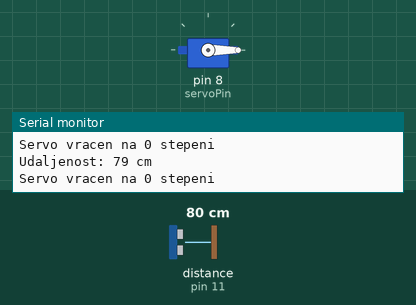
The sketch below on a simulated Arduino Uno, built with avr-gcc and run on an emulated ATmega328P. On the bench: servo, the last lines printed to the serial monitor. Wiring (inferred from the names in the program): ultrasonic range finder: trigger pin 12; echo pin 11. The inputs (shaded band) are chosen by the test bench; at power-on: distance to the obstacle (sensor on pin 11) 80 cm. The echo pulse lasts 58.3 µs per cm.

Above: at 1.2 s.
1.3 s: distance to the obstacle (sensor on pin 11) set to 7 cm
2.8 s: distance to the obstacle (sensor on pin 11) set to 4 cm
At 3.7 s:
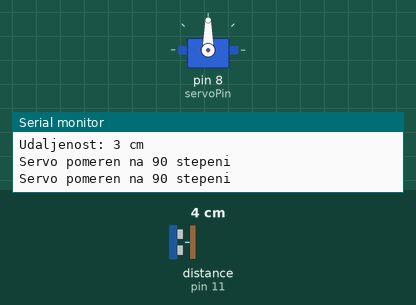
4.3 s: distance to the obstacle (sensor on pin 11) set to 9 cm
At 6.0 s:
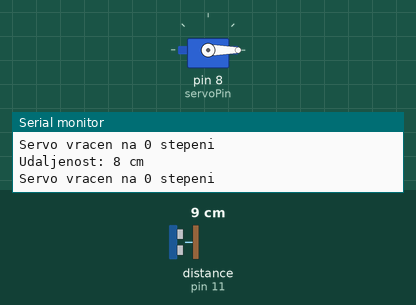
7.1 s: distance to the obstacle (sensor on pin 11) set to 2 cm
At 7.8 s:
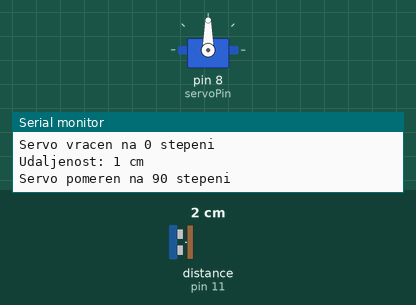
Timing chart, 0 to 9.6 s (numbered marks = the images above; inputs shaded):
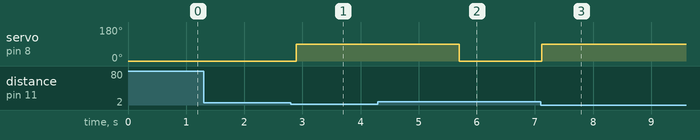

Measured:
- the behaviour switches between 6 and 5 cm on distance to the obstacle (sensor on pin 11) (found by bisection; images 0 and 1)
- after the input at 2.8 s, servo on pin 8 (servoPin): 0° → 90° after 0.10 s
- after the input at 4.3 s, servo on pin 8 (servoPin): 90° → 0° after 1.4 s
- after the input at 7.1 s, servo on pin 8 (servoPin): 0° → 90° at once

The sketch:

trash_cam_with_senzor.ino
```cpp
#include <Servo.h>

const int trigPin = 12;  // Trig pin za HC-SR04
const int echoPin = 11;  // Echo pin za HC-SR04
const int servoPin = 8;  // Pin za servo motor

Servo myServo;  // Kreiraj objekat za servo

void setup() {
  // Inicijalizuj pinove
  pinMode(trigPin, OUTPUT);
  pinMode(echoPin, INPUT);

  // Inicijalizuj servo motor
  myServo.attach(servoPin);

  // Početno podešavanje servo pozicije (ako je potrebno)
  myServo.write(0);  // Na početku servo je na 0 stepeni

  Serial.begin(9600);  // Počni serijsku komunikaciju za debagovanje
}

void loop() {
  // Izmeri udaljenost pomoću ultrazvučnog senzora
  long duration, distance;

  digitalWrite(trigPin, LOW);  // Obezbedi da trig pin bude LOW
  delayMicroseconds(2);

  digitalWrite(trigPin, HIGH);  // Pošaljemo signal
  delayMicroseconds(10);       // Traje 10 mikrosekundi
  digitalWrite(trigPin, LOW);   // Zaustavimo signal

  // Merenje trajanja odjeka
  duration = pulseIn(echoPin, HIGH);

  // Izračunaj udaljenost u centimetrima (brzina zvuka je 34300 cm/s)
  distance = duration * 0.0344 / 2;  // Podeljeno sa 2 da bi se dobila prava udaljenost

  // Prikazivanje vrednosti udaljenosti u serijskom monitoru
  Serial.print("Udaljenost: ");
  Serial.print(distance);
  Serial.println(" cm");

  // Pokreni while petlju dok je udaljenost manja od 5 cm
  while (distance < 5) {
    // Ako je udaljenost manja od 5 cm, pomeraj servo za 90 stepeni
    myServo.write(90);  // Pomeraj servo na 90 stepeni
    Serial.println("Servo pomeren na 90 stepeni");

    // Ponovo izmeri udaljenost unutar petlje
    digitalWrite(trigPin, LOW);
    delayMicroseconds(2);
    digitalWrite(trigPin, HIGH);
    delayMicroseconds(10);
    digitalWrite(trigPin, LOW);

    duration = pulseIn(echoPin, HIGH);
    distance = duration * 0.0344 / 2;  // Izračunaj novu udaljenost

    // Pauza pre sledeće provere (ne prebrzo)
    delay(700);
  }

  // Kada udaljenost postane veća od 5 cm, vrati servo na 0 stepeni
  myServo.write(0);
  Serial.println("Servo vracen na 0 stepeni");

  // Pauza pre ponovnog merenja udaljenosti
  delay(100);  // Pauza između merenja
}
```
